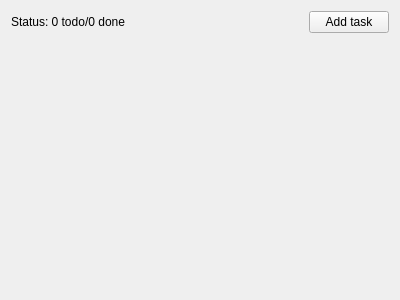
<?xml version="1.0" encoding="UTF-8"?>
<ui version="4.0">
 <class>MainWindow</class>
 <widget class="QMainWindow" name="MainWindow">
  <property name="geometry">
   <rect>
    <x>0</x>
    <y>0</y>
    <width>400</width>
    <height>300</height>
   </rect>
  </property>
  <property name="windowTitle">
   <string>ToDoApp</string>
  </property>
  <widget class="QWidget" name="centralWidget">
   <layout class="QVBoxLayout" name="verticalLayout">
    <item>
     <layout class="QHBoxLayout" name="toolbarLayout">
      <item>
       <widget class="QLabel" name="statusLabel">
        <property name="text">
         <string>Status: 0 todo/0 done</string>
        </property>
       </widget>
      </item>
      <item>
       <spacer name="horizontalSpacer">
        <property name="orientation">
         <enum>Qt::Horizontal</enum>
        </property>
        <property name="sizeHint" stdset="0">
         <size>
          <width>40</width>
          <height>20</height>
         </size>
        </property>
       </spacer>
      </item>
      <item>
       <widget class="QPushButton" name="addTaskButton">
        <property name="text">
         <string>Add task</string>
        </property>
       </widget>
      </item>
     </layout>
    </item>
    <item>
     <layout class="QVBoxLayout" name="taskLayout"/>
    </item>
    <item>
     <spacer name="verticalSpacer">
      <property name="orientation">
       <enum>Qt::Vertical</enum>
      </property>
      <property name="sizeHint" stdset="0">
       <size>
        <width>20</width>
        <height>242</height>
       </size>
      </property>
     </spacer>
    </item>
   </layout>
  </widget>
 </widget>
 <layoutdefault spacing="6" margin="11"/>
 <resources/>
 <connections/>
</ui>
